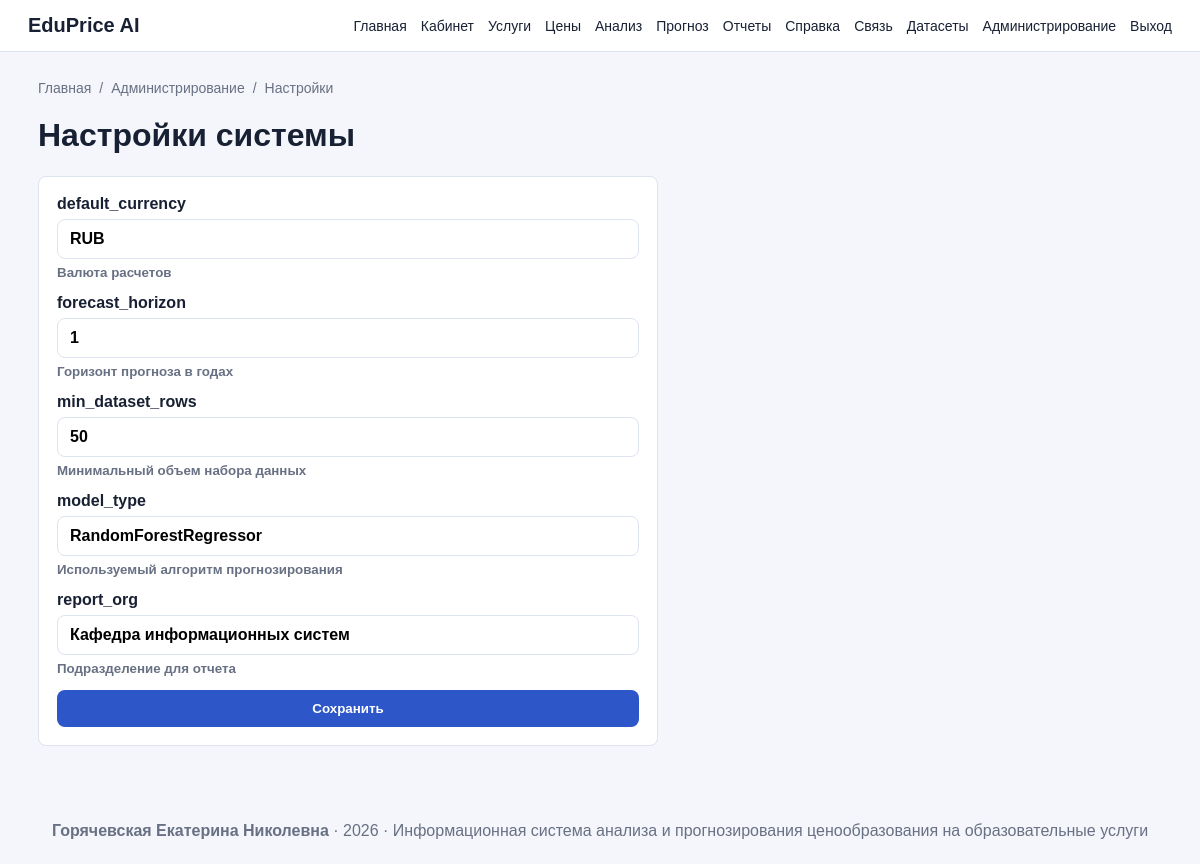
The app's page /admin/settings (signed in) with its own data.
### app/models.py (models this page shows, shortened)
class SystemSetting(db.Model):
    __tablename__ = "system_settings"
    id = db.Column(db.Integer, primary_key=True)
    key = db.Column(db.String(120), unique=True, nullable=False)
    value = db.Column(db.String(500), nullable=False)
    description = db.Column(db.Text)
    updated_at = db.Column(db.DateTime, default=datetime.utcnow, onupdate=datetime.utcnow)

### app/routes.py (the view)
        def wrapper(*args, **kwargs):
            if not current_user.is_authenticated:
                return redirect(url_for("login"))
            if not current_user.role or current_user.role.name not in role_names:
                flash("Недостаточно прав для доступа к выбранному разделу.", "danger")
                return redirect(url_for("dashboard"))
            return view_func(*args, **kwargs)

### app/__init__.py (called while the page is built)
@login_manager.user_loader
def load_user(user_id):
    from app.models import User
    return User.query.get(int(user_id))

### app/models.py (called while the page is built)
    @property
    def is_admin(self):
        return self.role and self.role.name == "admin"

    @property
    def is_analyst(self):
        return self.role and self.role.name in ("admin", "analyst")

### app/routes.py (called while the page is built, shortened)
def role_required(*role_names):
    def decorator(view_func):
        def wrapper(*args, **kwargs):
            if not current_user.is_authenticated:
                return redirect(url_for("login"))
            if not current_user.role or current_user.role.name not in role_names:
                flash("Недостаточно прав для доступа к выбранному разделу.", "danger")
                return redirect(url_for("dashboard"))
            return view_func(*args, **kwargs)
        wrapper.__name__ = view_func.__name__
        return wrapper
    return decorator

@login_required
@role_required("admin")
def admin_settings():
    settings = SystemSetting.query.order_by(SystemSetting.key.asc()).all()
    return render_template("admin_settings.html", settings=settings)

### app/templates/admin_settings.html
{% extends "base.html" %}{% block content %}<h1>Настройки системы</h1><form method="post" class="form">{% for s in settings %}<label>{{ s.key }}<input name="setting_{{ s.id }}" value="{{ s.value }}"><small>{{ s.description }}</small></label>{% endfor %}<button>Сохранить</button></form>{% endblock %}

### app/static/css/style.css (style rules this page uses)
:root { --bg:#f4f6fb; --panel:#ffffff; --text:#182033; --muted:#687083; --primary:#2d57c8; --border:#dde3ef; --danger:#b42318; --success:#167b3f; }
* { box-sizing: border-box; }
body { margin:0; font-family: Arial, sans-serif; background:var(--bg); color:var(--text); }
.button, button { border:0; background:var(--primary); color:#fff; padding:11px 18px; border-radius:8px; cursor:pointer; display:inline-block; font-weight:600; }
.form, .grid-form, .filter { background:var(--panel); border:1px solid var(--border); padding:18px; border-radius:8px; margin:16px 0 24px; }
.form { display:grid; gap:14px; max-width:620px; }
label { display:grid; gap:6px; font-weight:600; }
input, select, textarea { width:100%; padding:10px 12px; border:1px solid var(--border); border-radius:8px; font:inherit; background:#fff; }
small, .hint { color:var(--muted); }

### records on screen
SystemSetting: key "default_currency", value "RUB", description "Валюта расчетов"
SystemSetting: key "forecast_horizon", id "1", description "Горизонт прогноза в годах"
SystemSetting: key "min_dataset_rows", value "50", description "Минимальный объем набора данных"
SystemSetting: key "model_type", value "RandomForestRegressor", description "Используемый алгоритм прогнозирования"
SystemSetting: key "report_org", value "Кафедра информационных систем", description "Подразделение для отчета"

### other values on screen
{{ item.title }} "Главная" "Администрирование"
{{ item.title }} "Настройки"
{{ author_name }} "Горячевская Екатерина Николевна"
{{ project_year }} "2026"
